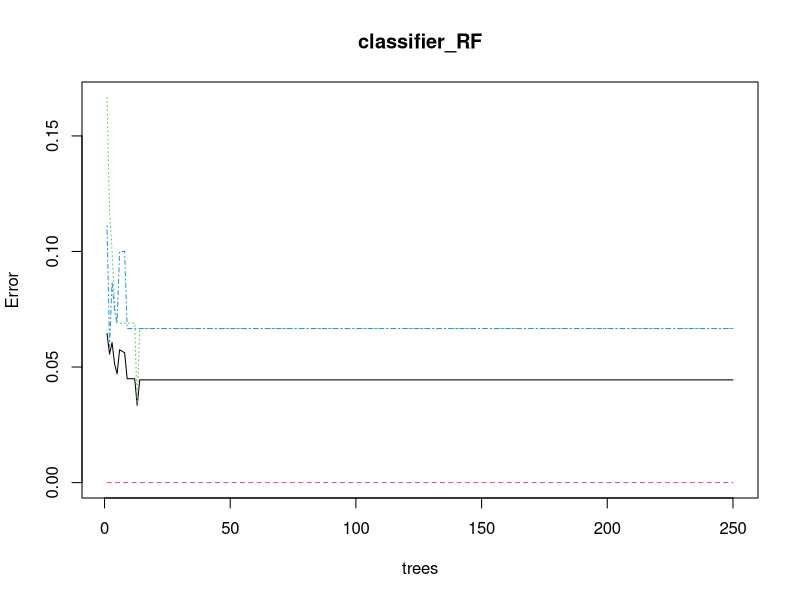
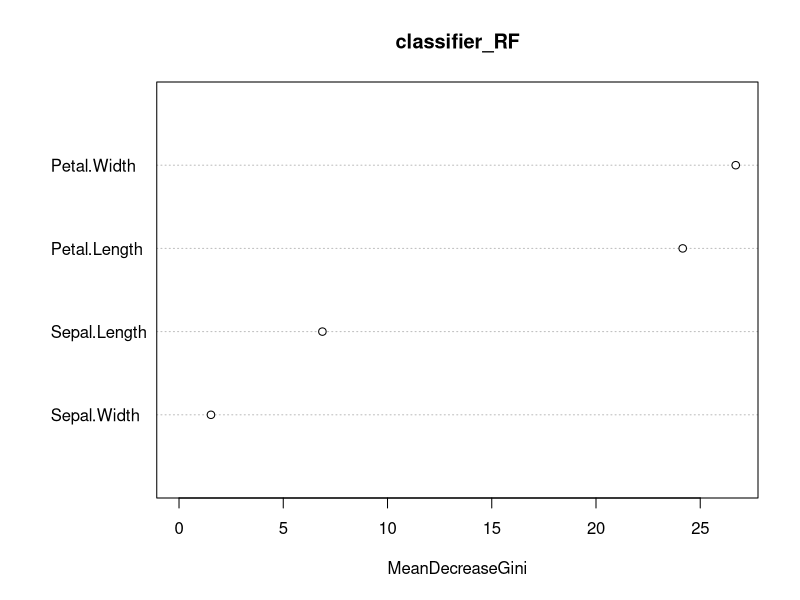
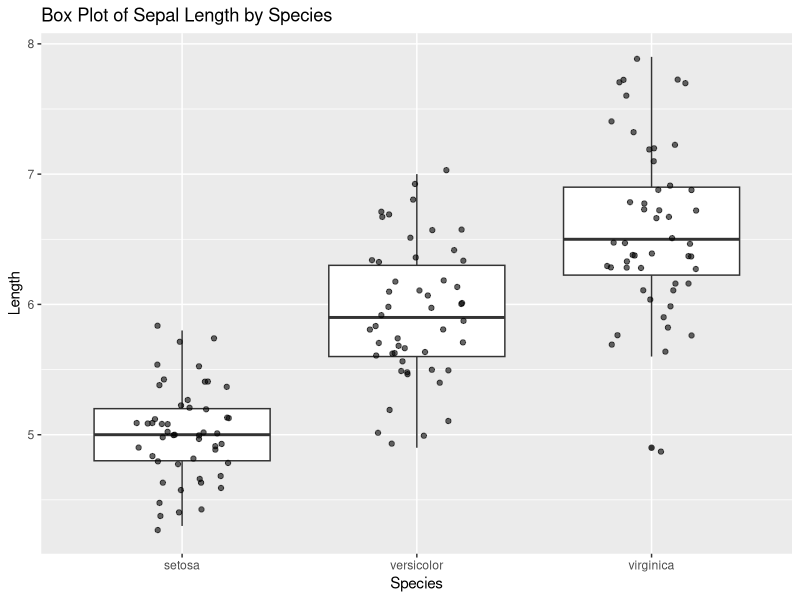
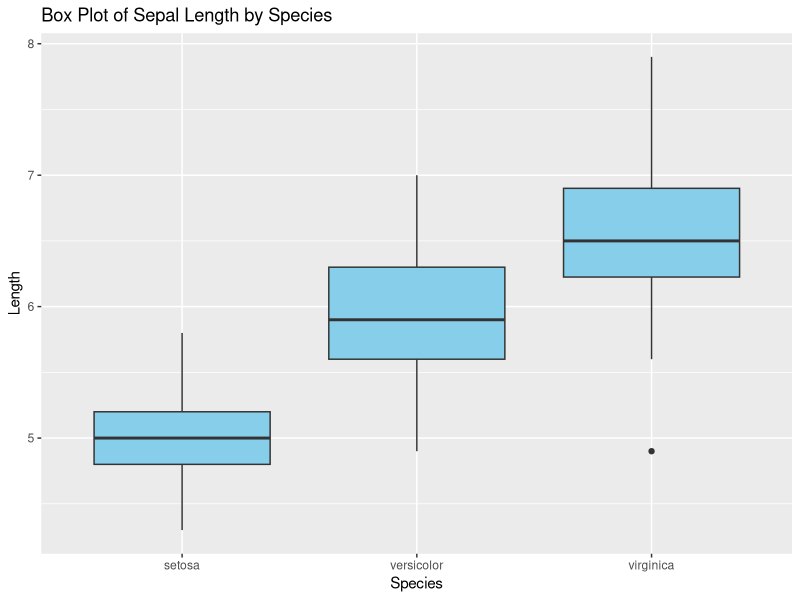
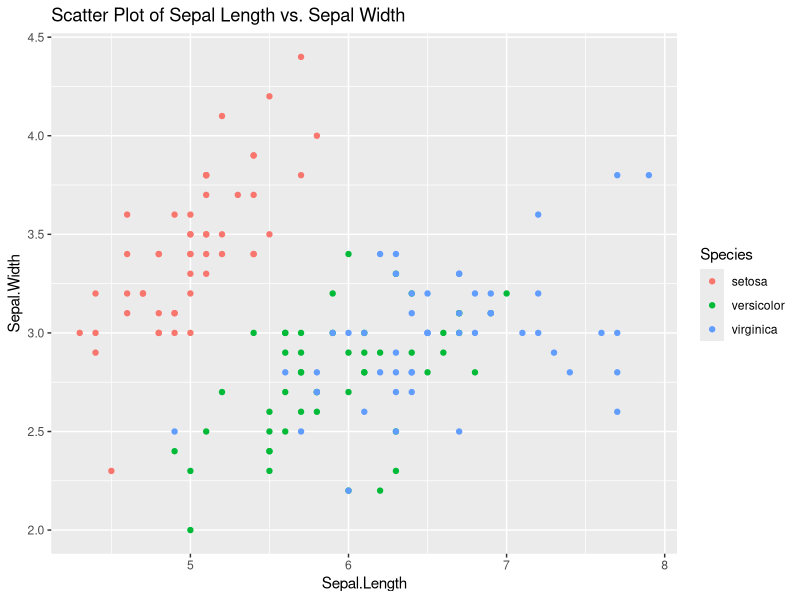
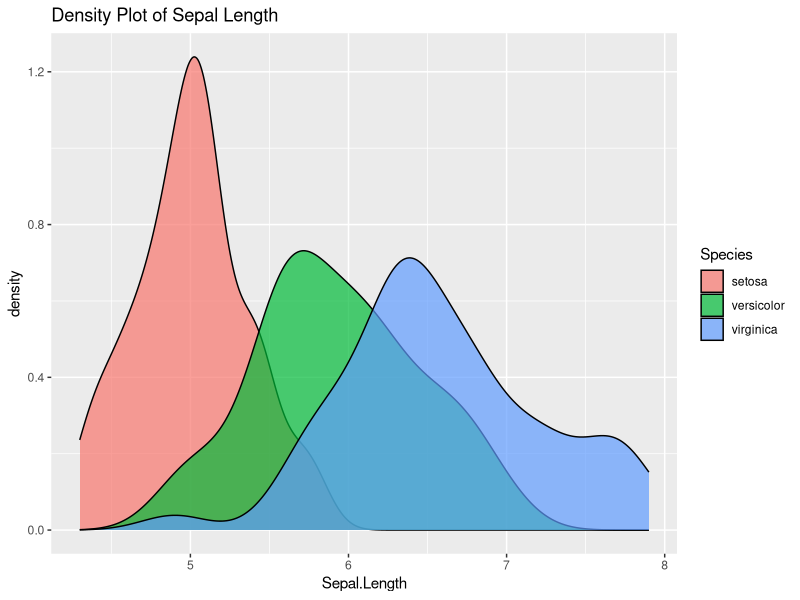

Here is the R script that generated these plots, in order:
# Load the iris dataset
data(iris)

# View the structure of the iris dataset
str(iris)

# Installing Packages
#install.packages("caTools")
#install.packages("randomForest")

# Load required libraries
library(caTools)
library(randomForest)
library(ggplot2)

# Splitting the data into training and test sets
# Using a 70-30 split ratio, ensuring stratified sampling based on the iris species
split <- sample.split(iris, SplitRatio = 0.7)

# Create training and test subsets based on the split
train <- subset(iris, split == TRUE)
test <- subset(iris, split == FALSE)

# Train a Random Forest classifier
# Using all columns except the 5th (Species) as predictors
# The Species column is used as the target variable
classifier_RF <- randomForest(x = train[-5], y = train$Species, ntree = 250)

# Display the Random Forest model details
classifier_RF

# Predict the species for the test set using the trained classifier
y_pred <- predict(classifier_RF, newdata = test[-5])

# Generate a confusion matrix to evaluate the classifier's performance
confusion_mtx <- table(test[, 5], y_pred)
confusion_mtx

# Calculate accuracy
accuracy <- sum(diag(confusion_mtx)) / sum(confusion_mtx)

# Print accuracy
print(accuracy)

# Data Visualizations 
# Visualize the Random Forest model's error rates for each tree added
plot(classifier_RF)

# Display the importance of each feature in predicting the target variable
importance(classifier_RF)

# Plot the variable importance
varImpPlot(classifier_RF)

#Plot for BoxPlot
ggplot(iris,aes(x=Species,y=Sepal.Length))+
  geom_boxplot()+
  geom_jitter(width=0.2,alpha=0.6)+
  labs(title="Box Plot of Sepal Length by Species",x="Species",y="Length")

# Boxplot for Sepal Length across species
ggplot(iris) + 
  geom_boxplot(aes(x=Species, y=Sepal.Length), fill="skyblue") +
  labs(title="Box Plot of Sepal Length by Species", x = "Species" , y ="Length" )

# Scatter plot for Sepal Length vs. Sepal Width
ggplot(iris) + 
  geom_point(aes(x=Sepal.Length, y=Sepal.Width, color=Species)) +
  labs(title="Scatter Plot of Sepal Length vs. Sepal Width")

# Density plot for Sepal Length
ggplot(iris) + 
  geom_density(aes(x=Sepal.Length, fill=Species), alpha=0.7) +
  labs(title="Density Plot of Sepal Length")
